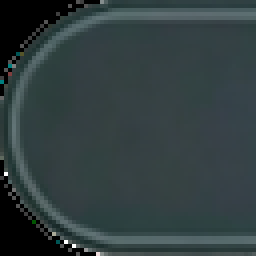
#> input picture v2Bg.png, 64 x 64 px (shown 4 times larger)
$ python v2Bg.py
#> lines starting #> are read from the running program, lines starting #| are printed output that depends on the picture
import cv2
import numpy as np

# 读取图片
image = cv2.imread('v2Bg.png', cv2.IMREAD_UNCHANGED)
#> image is the input picture: shape (64, 64, 4); mean B, G, R, A 64.1, 62.5, 49.8, 224.9

if image is not None:
    print("图片读取成功")
    print(f"图片形状: {image.shape}")
#| 图片形状: (64, 64, 4)

    # 检查图片是否有第四个通道(透明度通道)
    if len(image.shape) == 3 and image.shape[2] >= 4:
        # 获取第四个通道(透明度通道)
        alpha_channel = image[:, :, 3]
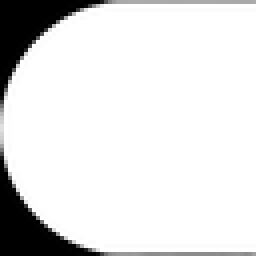
#> alpha_channel: shape (64, 64) (shown 4 times larger); min 0, max 255, mean 224.9
        print(f"第四个通道的形状: {alpha_channel.shape}")
#| 第四个通道的形状: (64, 64)
        print(f"第四个通道的数据类型: {alpha_channel.dtype}")
#| 第四个通道的数据类型: uint8

        # 将第四通道中大于230的值改为200
        alpha_channel[alpha_channel > 230] = 200
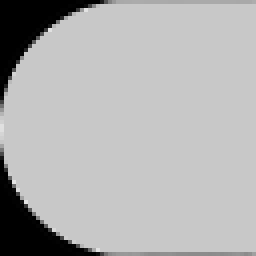
#> alpha_channel: shape (64, 64) (shown 4 times larger); min 0, max 229, mean 177.7

        # 更新原图像的第四个通道
        image[:, :, 3] = alpha_channel

        # 保存新图片
        success = cv2.imwrite('v2Bgnew.png', image)
        if success:
            print("新图片 v2Bgnew.png 已保存")
        else:
            print("保存图片失败")
    else:
        print("该图片没有第四个通道(透明度通道)")
        print(f"当前图片的通道数: {image.shape[2] if len(image.shape) > 2 else 1}")
else:
    print("图片读取失败，请检查文件路径是否正确")
